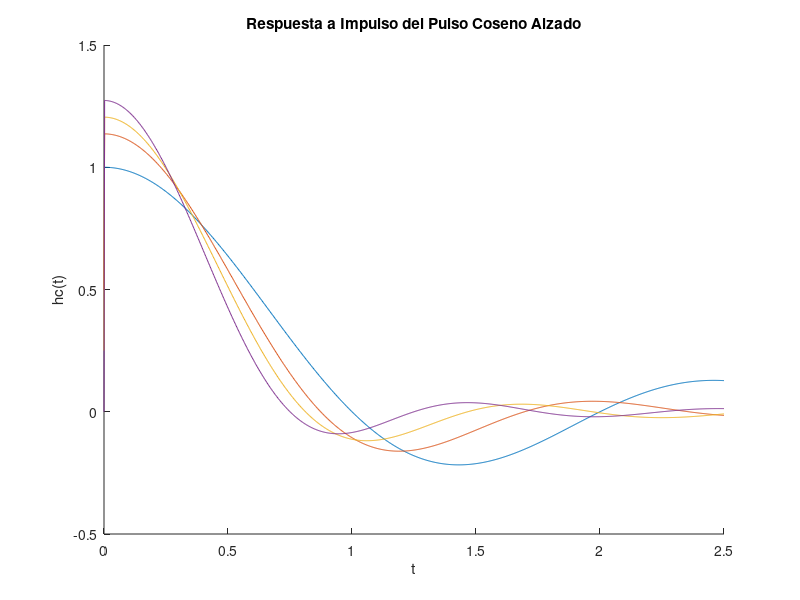

MATLAB code to generate this figure: (Note: this script raises an error after producing the figure.)
%Parametros
B = 1; % Ancho de banda
f = linspace(-2*B, 2*B, 1000); %Vector Frecuencia
t = linspace(0, 2.5, 1000); %Vector de tiempos
alpha_values = [0, 0.5, 0.75, 1];
figure;
subplot(1, 1, 1);
hold on;
for alpha = alpha_values
    hc = (sin(pi*t*(1-alpha)) + 4*alpha*t.*cos(pi*t*(1+alpha))) ./(pi*t.*(1-(4*alpha*t).^2));
    hc(t==0) = 1 - alpha;
    plot(t, hc);
end
title('Respuesta a Impulso del Pulso Coseno Alzado');
xlabel('t');
ylabel('hc(t)');
legend(strcat('\alpha = ', string(alpha_values)), 'Location','best');
hold off;

